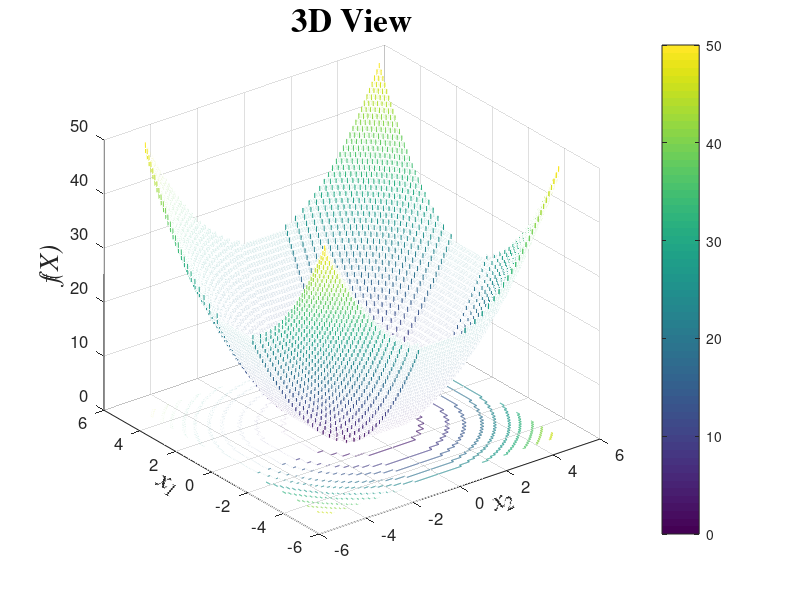

Source code (MATLAB):
clear
clc
warning off

x1min=-5;
x1max=5;
x2min=-5;
x2max=5;
R=1500; % steps resolution
x1=x1min:(x1max-x1min)/R:x1max;
x2=x2min:(x2max-x2min)/R:x2max;

for j=1:length(x1)
    
    % For 1-dimensional plotting
    f1(j)=floor(x1(j)^2);
    
    % For 2-dimensional plotting
    for i=1:length(x2)
        fn(i)=floor(x1(j)^2)+floor(x2(i)^2);
    end
    
    fn_tot(j,:)=fn;

end


figure(1)
meshc(x1,x2,fn_tot);colorbar;set(gca,'FontSize',12);shading interp;
xlabel('x_2','FontName','Times','FontSize',20,'FontAngle','italic');
set(get(gca,'xlabel'),'rotation',25,'VerticalAlignment','bottom');
ylabel('x_1','FontName','Times','FontSize',20,'FontAngle','italic');
set(get(gca,'ylabel'),'rotation',-25,'VerticalAlignment','bottom');
zlabel('f(X)','FontName','Times','FontSize',20,'FontAngle','italic');
title('3D View','FontName','Times','FontSize',24,'FontWeight','bold');